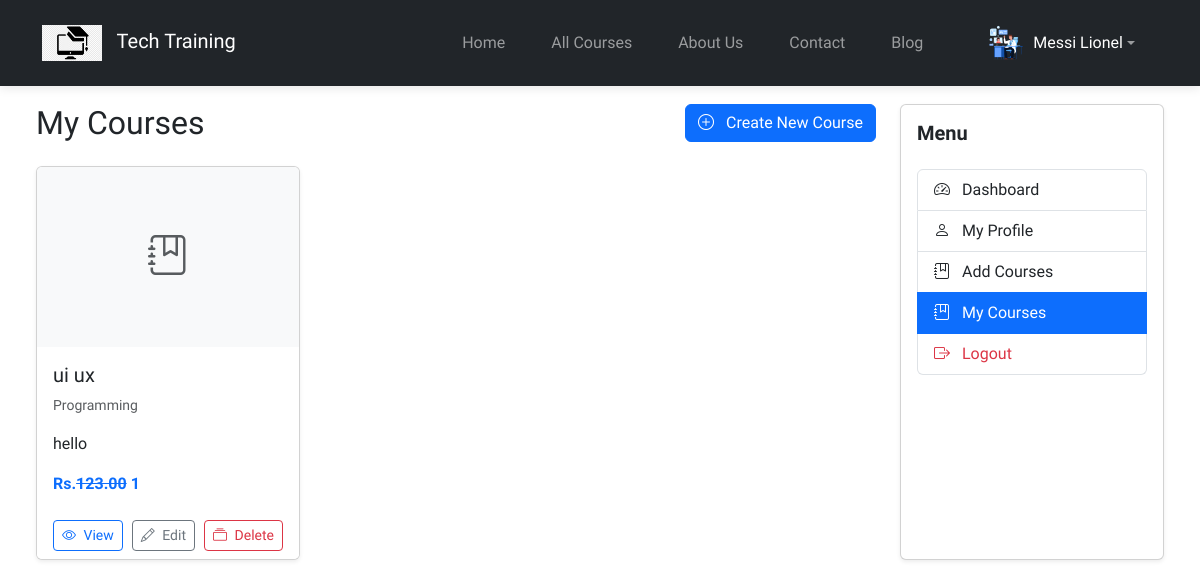
/instructor/my-course/ (signed in), run on an earlier commit of the app's database.
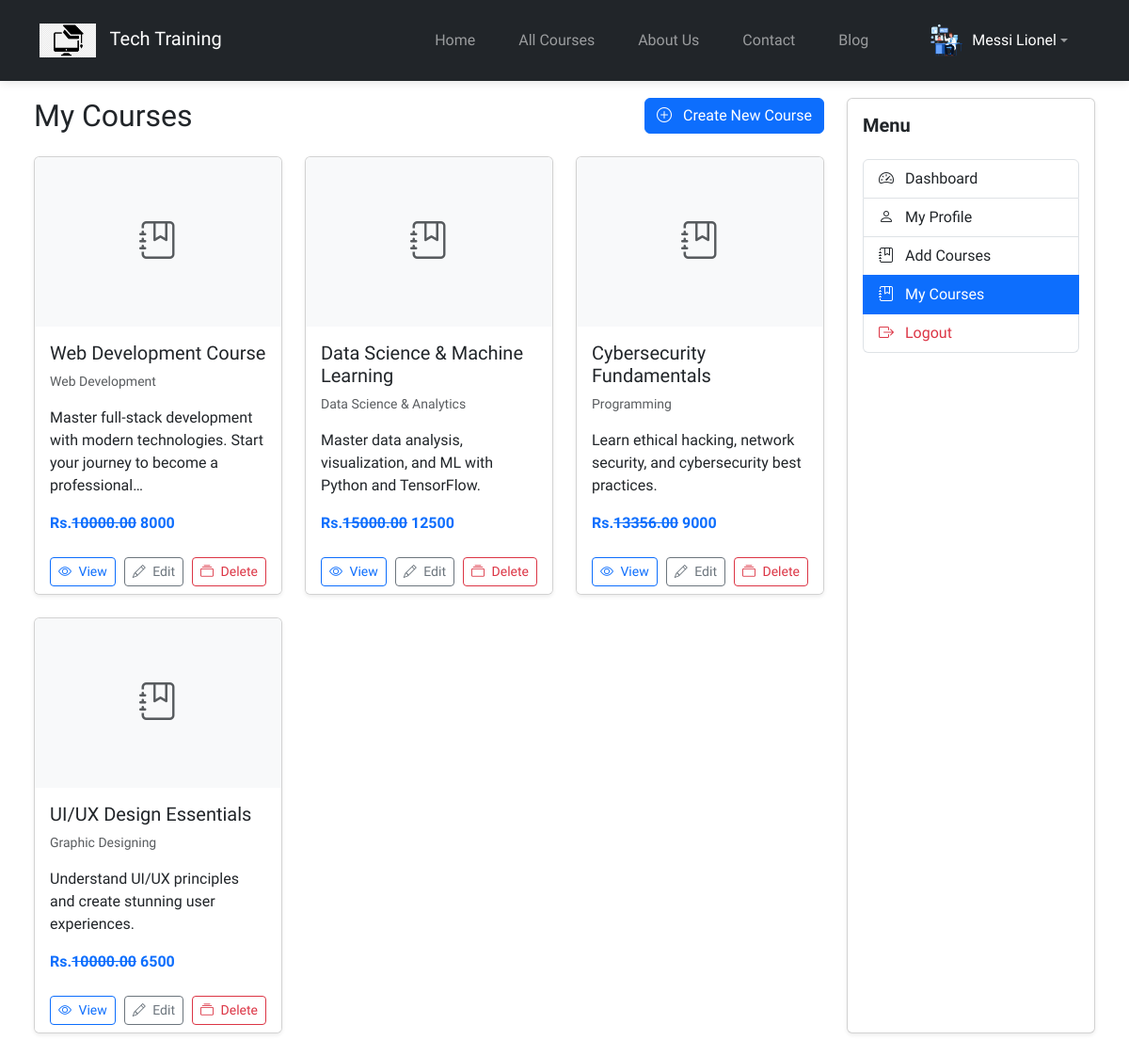
And on a later commit of the database.
### main_page_app/models.py (models this page shows, shortened)
class Courses(models.Model):
    CATEGORY_CHOICES = [
        ("programming", "Programming"),
        ("web development", "Web Development"),
        ("data science & analytics", "Data Science & Analytics"),
        ("graphic designing", "Graphic Designing"),
    ]
    SKILL_LEVEL = [
        ("beginner", "Beginner"),
        ("intermediate", "Intermediate"),
        ("advanced", "Advanced"),
    ]
    title = models.CharField(max_length=200)
    category = models.CharField(max_length=100, choices=CATEGORY_CHOICES)
    skill_level = models.CharField(max_length=100, choices=SKILL_LEVEL)
    description = models.TextField()
    syllabus = models.TextField(null=True)
    course_material = models.FileField(
        upload_to="course_materials/", blank=True, null=True
    )
    image = models.ImageField(upload_to="images/courses/", blank=True, null=True)
    price = models.DecimalField(max_digits=10, decimal_places=2)
    discount = models.PositiveIntegerField(default=0)
    instructor = models.ForeignKey(
        CustomUser,
        on_delete=models.CASCADE,
        limit_choices_to={"user_type": "instructor"},
        null=True,
    )
    duration = models.CharField(
        max_length=50, help_text="in months"
    )  # duration like 3 months
    enrollment_deadline = models.DateField()
    prerequisites = models.TextField(
        blank=True, null=True
    )  # (e.g., "Basic understanding of programming").
    special_offers = models.ManyToManyField(SpecialOffers, blank=True)
    course_rating = models.DecimalField(max_digits=3, decimal_places=2, default=0.0)
    is_new = models.BooleanField(default=True)
    is_active = models.BooleanField(default=True)
    created_at = models.DateTimeField(auto_now_add=True)
    updated_at = models.DateTimeField(auto_now=True)

### instructor_portal/views.py (the view)
# urls.py: path('my-course/', my_course, name='my_course'),
def my_course(request):
    courses = Courses.objects.filter(instructor=request.user)
    return render(request, "inst_dashboard/mycourse.html", {"courses": courses})

### instructor_portal/templates/inst_dashboard/mycourse.html (shortened to what this page needs)
{% extends 'base3.html' %}
{% block content %}
{% load static %}
<div class="container-fluid">
  <div class="row p-4">
    <div class="col-md-9">
      <div class="d-flex justify-content-between align-items-center mb-4">
        <h2 class="mb-0">My Courses</h2>
        <a href="{% url 'create_course' %}" class="btn btn-primary">
          <i class="bi bi-plus-circle me-2"></i> Create New Course
        </a>
      </div>
      <div class="row row-cols-1 row-cols-md-2 row-cols-lg-3 g-4">
        {% for course in courses %}
        <div class="col">
          <div class="card h-100 shadow-sm">
            <div class="card-img-top bg-light d-flex align-items-center justify-content-center" style="height: 180px;">
              <i class="bi bi-journal-bookmark fs-1 text-muted"></i>
            </div>
            <div class="card-body">
              <div class="d-flex justify-content-between align-items-start mb-2">
                <h5 class="card-title mb-0">{{ course.title }}</h5>
              </div>
              <p class="card-text text-muted small">{{ course.category|title }}</p>
              <p class="card-text">{{ course.description|truncatechars:100 }}</p>
              <div class="d-flex justify-content-between align-items-center">
                <span class="text-primary fw-bold">Rs.<del>{{course.price}}</del>  {{ course.discount }}</span>
              </div>
            </div>
            <div class="card-footer bg-white border-top-0">
              <div class="d-flex justify-content-between">
                <a href="#" class="btn btn-sm btn-outline-primary">
                  <i class="bi bi-eye me-1"></i> View
                </a>
                <a href="#" class="btn btn-sm btn-outline-secondary">
                  <i class="bi bi-pencil me-1"></i> Edit
                </a>
                <a href="#" class="btn btn-sm btn-outline-danger">
                  <i class="bi bi-collection me-1"></i> Delete
                </a>
              </div>
            </div>
          </div>
        </div>
        {% endfor %}
      </div>
    </div>
    <div class="col-md-3 mt-md-0 mt-4">
      <div class="card shadow-sm h-100">
        <div class="card-body">
          <h5 class="fw-bold mb-4">Menu</h5>
          <div class="list-group">
            <a href="{% url 'instructor_dashboard' %}" class="list-group-item list-group-item-action">
              <i class="bi bi-speedometer2 me-2"></i> Dashboard
            </a>
            <a href="{% url 'inst_profile' %}" class="list-group-item list-group-item-action">
              <i class="bi bi-person me-2"></i> My Profile
            </a>
            <a href="{% url 'create_course' %}" class="list-group-item list-group-item-action">
              <i class="bi bi-journal-bookmark me-2"></i> Add Courses
            </a>
            <a href="{% url 'my_course' %}" class="list-group-item list-group-item-action active">
              <i class="bi bi-journal-bookmark me-2"></i> My Courses
            </a>
            <a href="{% url 'logout' %}" class="list-group-item list-group-item-action text-danger">
              <i class="bi bi-box-arrow-right me-2"></i> Logout
            </a>
          </div>
        </div>
      </div>
    </div>
  </div>
</div>
{% endblock %}

What changed in the data, as far as the page shows it:
removed Courses: title "ui ux", category "Programming", description "hello", price "123.00", discount "1"
now on this page (row edited): Courses: title "Web Development Course", category "Web Development", description "Master full-stack development with modern technologies. Start your journey to become a professional…", price "10000.00", discount "8000"
now on this page (row edited): Courses: title "Data Science & Machine Learning", category "Data Science & Analytics", description "Master data analysis, visualization, and ML with Python and TensorFlow.", price "15000.00", discount "12500"
now on this page (row edited): Courses: title "Cybersecurity Fundamentals", category "Programming", description "Learn ethical hacking, network security, and cybersecurity best practices.", price "13356.00", discount "9000"
now on this page (row edited): Courses: title "UI/UX Design Essentials", category "Graphic Designing", description "Understand UI/UX principles and create stunning user experiences.", price "10000.00", discount "6500"
